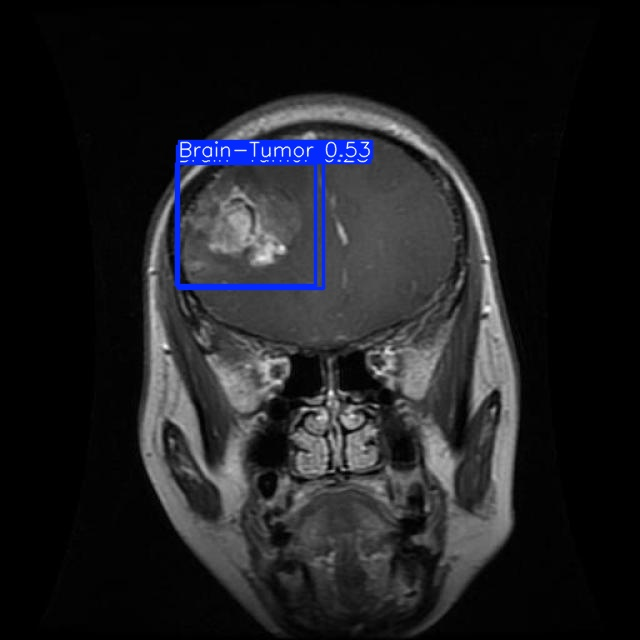
#> input picture runs/detect/predict/Tr-glTr_0000_jpg.rf.ee4ad3ca5d0eafd1f482988b89457634.jpg, 640 x 640 px; its folder holds 4 pictures in this run
$ python display_results.py
#> lines starting #> are read from the running program, lines starting #| are printed output that depends on the picture
import glob
import matplotlib.pyplot as plt
import matplotlib.image as mpimg

images = glob.glob("runs/detect/predict/*.jpg")
images_to_display = images[0:10]

fig, axes = plt.subplots(2, 5, figsize=(10, 10))

for i, ax in enumerate(axes.flat):
    if i < len(images_to_display):
        img = mpimg.imread(images_to_display[i])
#> img is the input picture: shape (640, 640, 3); mean R, G, B 30.6, 31.2, 34.6
        ax.imshow(img)
        ax.axis('off')
    else:
        ax.axis('off')

plt.tight_layout()
plt.show()
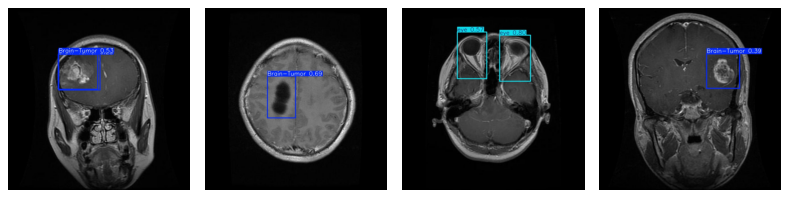
#> figure drawn by matplotlib, 4 panels
